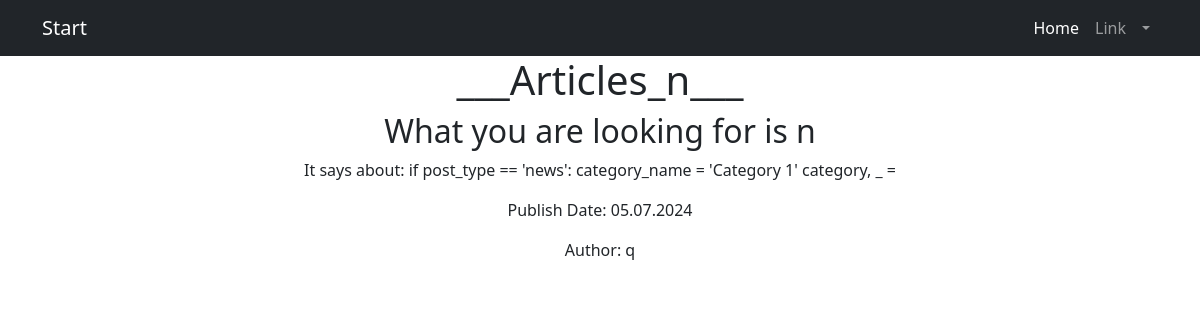
/protect/articles/1/ (signed in), run on an earlier commit of the app's database.
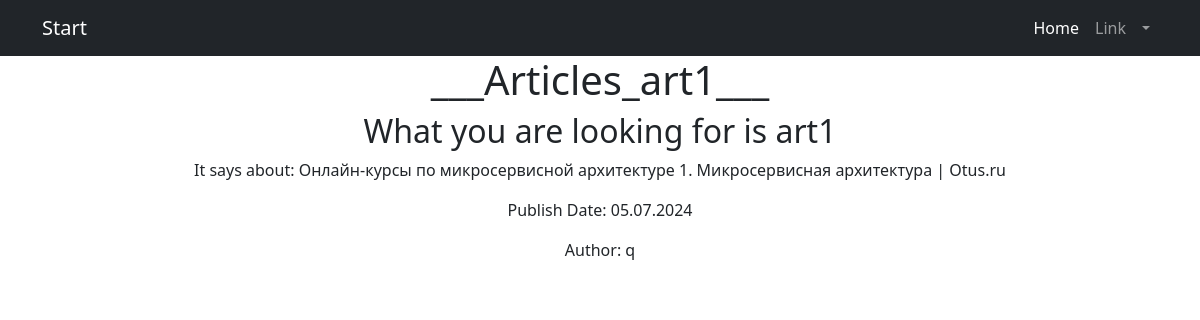
And on a later commit of the database.
### news/models.py (models this page shows, shortened)
class Post(models.Model):
    author = models.ForeignKey('Author', on_delete=models.CASCADE)
    POST_TYPES = (
        ('article', 'Article'),
        ('news', 'News'),
    )
    post_type = models.CharField(max_length=10, choices=POST_TYPES)
    created_at = models.DateTimeField(auto_now_add=True)
    categories = models.ManyToManyField('Category', through='PostCategory')
    title = models.CharField(max_length=255)
    content = models.TextField()
    rating = models.IntegerField(default=0)
    authorname = models.CharField(max_length=255)
    category = models.ForeignKey('Category', on_delete=models.CASCADE, related_name='post_related')

class Author(models.Model):
    user = models.OneToOneField(User, on_delete=models.CASCADE)
    rating = models.IntegerField(default=0)
    def __str__(self):
        return self.user.username

### news/views.py (the view)
# urls.py: path('articles/<int:id>/', views.articles_full_detail, name='articles_full_detail'),  # all art
@login_required
def articles_full_detail(request, id):
    post = Post.objects.get(pk=id)
    post_info = {
        'title': post.title,
        'content': post.content,
        'publish_date': post.created_at.strftime('%d.%m.%Y'),
        'author': post.authorname,
    }
    news_article = get_object_or_404(Post, id=id)
    return render(request, 'articles_full_detail.html', {'post': news_article, 'id': id})

### news/templatetags/censor.py (called while the page is built)
@register.filter(name='censor')
def censor(value):
    banned_words = ['badword', 'badword1', 'badword2']
    for word in banned_words:
        if isinstance(word, str):
            value = value.replace(word[1:], '*' * len(word[1:]))
    return value

### news/templates/articles_full_detail.html
{% extends 'flatpages/default.html' %}
{% load censor %}
{% block content %}
<h1>___Articles_{{ post.title|censor }}___</h1>
    <h2>What you are looking for is {{ post.title|censor }}</h2>
    <p>It says about: {{ post.content|censor }}</p>
    <p>Publish Date: {{ post.created_at|date:"d.m.Y" }}</p>
    {% if post.author %}
    <p>Author: {{ post.author }}</p>
    {% endif %}
{% endblock %}

### news/templates/flatpages/default.html (shortened to what this page needs)
<!DOCTYPE html>
<html lang="en">
<head>
    {% load static %}
    <link href="{% static 'css/styles.css' %}" rel="stylesheet"/>
</head>
<body>
<nav class="navbar navbar-expand-lg navbar-dark bg-dark">
    <div class="container">
        <a class="navbar-brand" href="#">Start{{ flatpage.title }}</a>
        <div class="collapse navbar-collapse" id="navbarSupportedContent">
            <ul class="navbar-nav ms-auto mb-2 mb-lg-0">
                <li class="nav-item"><a class="nav-link active" aria-current="page" href="#">Home</a></li>
                <li class="nav-item"><a class="nav-link" href="#">Link</a></li>
                <li class="nav-item dropdown">
                    <a class="nav-link dropdown-toggle" id="navbarDropdown" href="#" role="button"
                       data-bs-toggle="dropdown" aria-expanded="false">{{ flatpage.title }}</a>
                </li>
            </ul>
        </div>
    </div>
</nav>
<div class="container">
    <div class="row">
        <div class="col-lg-12 text-center">
            {% block content %}{% endblock content %}
        </div>
    </div>
</div>
</body>
</html>

What changed in the data, as far as the page shows it:
changed Post: title|censor "n" → "art1"; content|censor "if post_type == 'news': category_name = 'Category 1' category, _ =" → "Онлайн-курсы по микросервисной архитектуре 1. Микросервисная архитектура | Otus.ru"
